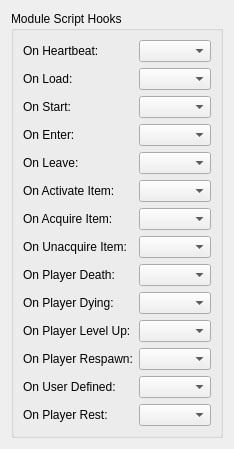
      <widget class="QWidget" name="tabScripts">
       <attribute name="title">
        <string>Scripts</string>
       </attribute>
       <layout class="QHBoxLayout" name="horizontalLayout_3">
        <item>
         <widget class="QGroupBox" name="groupBoxScripts">
          <property name="title">
           <string>Module Script Hooks</string>
          </property>
          <layout class="QFormLayout" name="formLayoutScripts">
           <item row="0" column="0">
            <widget class="QLabel" name="labelOnHeartbeat">
             <property name="text">
              <string>On Heartbeat:</string>
             </property>
             <property name="toolTip">
              <string>Fires periodically (~6 seconds). Used for timers, global condition checks, and ambient system updates.</string>
             </property>
            </widget>
           </item>
           <item row="0" column="1">
            <widget class="FilterComboBox" name="onHeartbeatEdit">
             <property name="toolTip">
              <string>Fires periodically (~6 seconds). Used for timers, global condition checks, and ambient system updates.</string>
             </property>
            </widget>
           </item>
           <item row="1" column="0">
            <widget class="QLabel" name="labelOnLoad">
             <property name="text">
              <string>On Load:</string>
             </property>
             <property name="toolTip">
              <string>Fires when module finishes loading. Used to initialize global variables, setup persistent data structures, and load saved state.</string>
             </property>
            </widget>
           </item>
           <item row="1" column="1">
            <widget class="FilterComboBox" name="onLoadEdit">
             <property name="toolTip">
              <string>Fires when module finishes loading. Used to initialize global variables, setup persistent data structures, and load saved state.</string>
             </property>
            </widget>
           </item>
           <item row="2" column="0">
            <widget class="QLabel" name="labelOnStart">
             <property name="text">
              <string>On Start:</string>
             </property>
             <property name="toolTip">
              <string>Fires after player spawned. Used to start cinematics, give starting equipment, and setup initial conversations.</string>
             </property>
            </widget>
           </item>
           <item row="2" column="1">
            <widget class="FilterComboBox" name="onStartEdit">
             <property name="toolTip">
              <string>Fires after player spawned. Used to start cinematics, give starting equipment, and setup initial conversations.</string>
             </property>
            </widget>
           </item>
           <item row="3" column="0">
            <widget class="QLabel" name="labelOnEnter">
             <property name="text">
              <string>On Enter:</string>
             </property>
             <property name="toolTip">
              <string>Fires on player enter (multiplayer). Used for player-specific initialization when entering module.</string>
             </property>
            </widget>
           </item>
           <item row="3" column="1">
            <widget class="FilterComboBox" name="onEnterEdit">
             <property name="toolTip">
              <string>Fires on player enter (multiplayer). Used for player-specific initialization when entering module.</string>
             </property>
            </widget>
           </item>
           <item row="4" column="0">
            <widget class="QLabel" name="labelOnLeave">
             <property name="text">
              <string>On Leave:</string>
             </property>
             <property name="toolTip">
              <string>Fires on player leave (multiplayer). Used for cleanup and state saving when leaving module.</string>
             </property>
            </widget>
           </item>
           <item row="4" column="1">
            <widget class="FilterComboBox" name="onLeaveEdit">
             <property name="toolTip">
              <string>Fires on player leave (multiplayer). Used for cleanup and state saving when leaving module.</string>
             </property>
            </widget>
           </item>
           <item row="5" column="0">
            <widget class="QLabel" name="labelOnActivateItem">
             <property name="text">
              <string>On Activate Item:</string>
             </property>
             <property name="toolTip">
              <string>Fires when item activated/used. Used for custom item behavior and effects.</string>
             </property>
            </widget>
           </item>
           <item row="5" column="1">
            <widget class="FilterComboBox" name="onActivateItemEdit">
             <property name="toolTip">
              <string>Fires when item activated/used. Used for custom item behavior and effects.</string>
             </property>
            </widget>
           </item>
           <item row="6" column="0">
            <widget class="QLabel" name="labelOnAcquireItem">
             <property name="text">
              <string>On Acquire Item:</string>
             </property>
             <property name="toolTip">
              <string>Fires when item acquired. Used for quest tracking, item validation, and special acquisition effects.</string>
             </property>
            </widget>
           </item>
           <item row="6" column="1">
            <widget class="FilterComboBox" name="onAcquireItemEdit">
             <property name="toolTip">
              <string>Fires when item acquired. Used for quest tracking, item validation, and special acquisition effects.</string>
             </property>
            </widget>
           </item>
           <item row="7" column="0">
            <widget class="QLabel" name="labelOnUnacquireItem">
             <property name="text">
              <string>On Unacquire Item:</string>
             </property>
             <property name="toolTip">
              <string>Fires when item lost/sold. Used for cleanup and validation when items are removed from inventory.</string>
             </property>
            </widget>
           </item>
           <item row="7" column="1">
            <widget class="FilterComboBox" name="onUnacquireItemEdit">
             <property name="toolTip">
              <string>Fires when item lost/sold. Used for cleanup and validation when items are removed from inventory.</string>
             </property>
            </widget>
           </item>
           <item row="8" column="0">
            <widget class="QLabel" name="labelOnPlayerDeath">
             <property name="text">
              <string>On Player Death:</string>
             </property>
             <property name="toolTip">
              <string>Fires when player dies. Used for game over sequence, respawn handling, and loading last save.</string>
             </property>
            </widget>
           </item>
           <item row="8" column="1">
            <widget class="FilterComboBox" name="onPlayerDeathEdit">
             <property name="toolTip">
              <string>Fires when player dies. Used for game over sequence, respawn handling, and loading last save.</string>
             </property>
            </widget>
           </item>
           <item row="9" column="0">
            <widget class="QLabel" name="labelOnPlayerDying">
             <property name="text">
              <string>On Player Dying:</string>
             </property>
             <property name="toolTip">
              <string>Fires when player HP reaches 0. Used for death animations, last words, and pre-death effects.</string>
             </property>
            </widget>
           </item>
           <item row="9" column="1">
            <widget class="FilterComboBox" name="onPlayerDyingEdit">
             <property name="toolTip">
              <string>Fires when player HP reaches 0. Used for death animations, last words, and pre-death effects.</string>
             </property>
            </widget>
           </item>
           <item row="10" column="0">
            <widget class="QLabel" name="labelOnPlayerLevelup">
             <property name="text">
              <string>On Player Level Up:</string>
             </property>
             <property name="toolTip">
              <string>Fires on level up. Used for level-up bonuses, notifications, and progression tracking.</string>
             </property>
            </widget>
           </item>
           <item row="10" column="1">
            <widget class="FilterComboBox" name="onPlayerLevelupEdit">
             <property name="toolTip">
              <string>Fires on level up. Used for level-up bonuses, notifications, and progression tracking.</string>
             </property>
            </widget>
           </item>
           <item row="11" column="0">
            <widget class="QLabel" name="labelOnPlayerRespawn">
             <property name="text">
              <string>On Player Respawn:</string>
             </property>
             <property name="toolTip">
              <string>Fires on spawn button (multiplayer). Used for respawn logic and player reinitialization.</string>
             </property>
            </widget>
           </item>
           <item row="11" column="1">
            <widget class="FilterComboBox" name="onPlayerRespawnEdit">
             <property name="toolTip">
              <string>Fires on spawn button (multiplayer). Used for respawn logic and player reinitialization.</string>
             </property>
            </widget>
           </item>
           <item row="12" column="0">
            <widget class="QLabel" name="labelOnUserDefined">
             <property name="text">
              <string>On User Defined:</string>
             </property>
             <property name="toolTip">
              <string>Fires on user-defined events. Used for custom event handling and module-specific logic.</string>
             </property>
            </widget>
           </item>
           <item row="12" column="1">
            <widget class="FilterComboBox" name="onUserDefinedEdit">
             <property name="toolTip">
              <string>Fires on user-defined events. Used for custom event handling and module-specific logic.</string>
             </property>
            </widget>
           </item>
           <item row="13" column="0">
            <widget class="QLabel" name="labelOnPlayerRest">
             <property name="text">
              <string>On Player Rest:</string>
             </property>
             <property name="toolTip">
              <string>Fires when player rests (deprecated, unused in KotOR). Used for rest-related events in NWN.</string>
             </property>
            </widget>
           </item>
           <item row="13" column="1">
            <widget class="FilterComboBox" name="onPlayerRestEdit">
             <property name="toolTip">
              <string>Fires when player rests (deprecated, unused in KotOR). Used for rest-related events in NWN.</string>
             </property>
            </widget>
           </item>
          </layout>
         </widget>
        </item>
       </layout>
      </widget>
